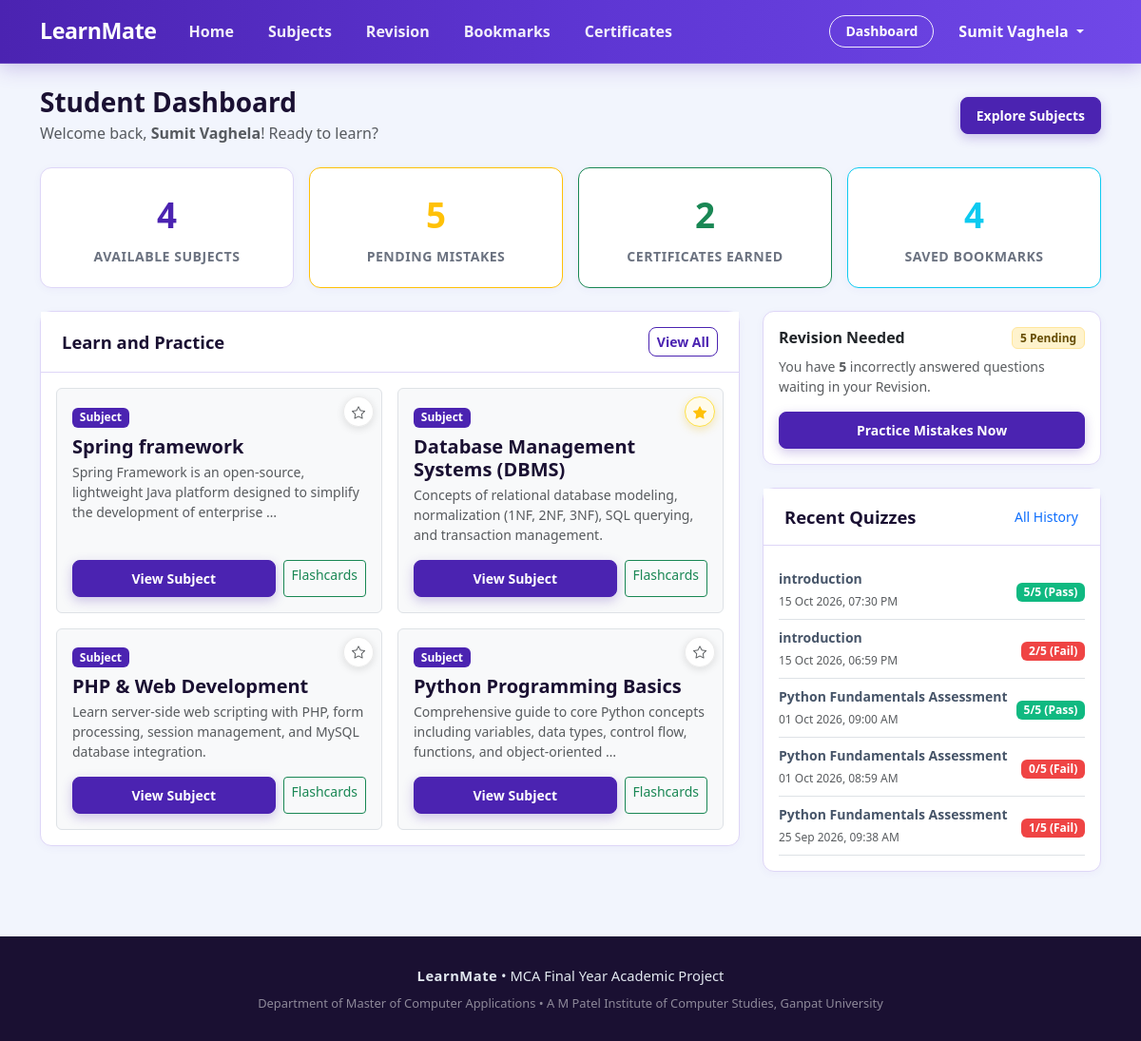
/dashboard/ (signed in), run on the app's committed database.
### main_app/models.py (models this page shows, shortened)
class Subject(models.Model):
    subject_id = models.AutoField(primary_key=True)
    subject_name = models.CharField(max_length=100)
    description = models.TextField()
    image = models.ImageField(upload_to='subjects/', null=True, blank=True, help_text="Upload subject cover image")
    image_url = models.URLField(max_length=500, null=True, blank=True, help_text="Or paste direct web image URL")
    created_by = models.ForeignKey(User, on_delete=models.CASCADE, related_name='subjects_created')
    created_at = models.DateTimeField(auto_now_add=True)
    class Meta:
        db_table = 'subject'
        verbose_name = 'Subject'
        verbose_name_plural = 'Subjects'

class QuizResult(models.Model):
    result_id = models.AutoField(primary_key=True)
    attempt = models.OneToOneField(QuizAttempt, on_delete=models.CASCADE, related_name='result')
    student = models.ForeignKey(User, on_delete=models.CASCADE, related_name='quiz_results')
    quiz = models.ForeignKey(Quiz, on_delete=models.CASCADE)
    score = models.IntegerField()
    total_marks = models.IntegerField()
    percentage = models.DecimalField(max_digits=5, decimal_places=2)
    result_status = models.CharField(max_length=20, default='Pass')
    result_date = models.DateTimeField(auto_now_add=True)
    class Meta:
        db_table = 'quiz_result'
        verbose_name = 'Quiz Result'
        verbose_name_plural = 'Quiz Results'

class Quiz(models.Model):
    quiz_id = models.AutoField(primary_key=True)
    subject = models.ForeignKey(Subject, on_delete=models.CASCADE, related_name='quizzes')
    quiz_title = models.CharField(max_length=150)
    total_questions = models.IntegerField(default=5)
    passing_marks = models.IntegerField(default=3)
    created_by = models.ForeignKey(User, on_delete=models.CASCADE)
    created_at = models.DateTimeField(auto_now_add=True)
    class Meta:
        db_table = 'quiz'
        verbose_name = 'Quiz'
        verbose_name_plural = 'Quizzes'

### main_app/views.py (the view)
# urls.py: path('dashboard/', views.student_dashboard, name='dashboard'),
@login_required
def student_dashboard(request):
    if is_admin(request.user):
        return redirect('admin_dashboard')
    subjects = Subject.objects.all().order_by('-created_at')
    recent_attempts = QuizResult.objects.filter(student=request.user).order_by('-result_date')[:5]
    pending_revisions = Revision.objects.filter(student=request.user, revision_status='Pending').count()
    earned_certificates = Certificate.objects.filter(student=request.user).count()
    bookmarks_count = Bookmark.objects.filter(student=request.user).count()
    bookmarked_subject_ids = list(Bookmark.objects.filter(
        student=request.user, subject__isnull=False, material__isnull=True, flashcard__isnull=True, question__isnull=True
    ).values_list('subject_id', flat=True))
    context = {
        'subjects': subjects,
        'recent_attempts': recent_attempts,
        'pending_revisions': pending_revisions,
        'earned_certificates': earned_certificates,
        'bookmarks_count': bookmarks_count,
        'bookmarked_subject_ids': bookmarked_subject_ids,
    }
    return render(request, 'student/dashboard.html', context)

### main_app/views.py (called while the page is built)
def is_admin(user):
    if not user.is_authenticated:
        return False
    if user.is_superuser or user.is_staff:
        return True
    try:
        return user.profile.role == 'admin'
    except Exception:
        return False

### templates/student/dashboard.html (shortened to what this page needs)
{% extends 'base.html' %}
{% block content %}
<div class="container">
    <div class="d-flex justify-content-between align-items-center mb-4 flex-wrap gap-2">
        <div>
            <h3 class="fw-bold mb-1">Student Dashboard</h3>
            <p class="text-muted mb-0">Welcome back, <strong>{{ user.first_name|default:user.username }}</strong>! Ready to learn?</p>
        </div>
        <div>
            <a href="{% url 'courses' %}" class="btn btn-primary btn-sm px-3">
                Explore Subjects
            </a>
        </div>
    </div>
    <div class="row g-3 mb-4">
        <div class="col-md-3 col-6">
            <div class="stat-box">
                <div class="stat-number">{{ subjects.count }}</div>
                <div class="stat-label">Available Subjects</div>
            </div>
        </div>
        <div class="col-md-3 col-6">
            <div class="stat-box border-warning">
                <div class="stat-number text-warning">{{ pending_revisions }}</div>
                <div class="stat-label">Pending Mistakes</div>
            </div>
        </div>
        <div class="col-md-3 col-6">
            <div class="stat-box border-success">
                <div class="stat-number text-success">{{ earned_certificates }}</div>
                <div class="stat-label">Certificates Earned</div>
            </div>
        </div>
        <div class="col-md-3 col-6">
            <div class="stat-box border-info">
                <div class="stat-number text-info">{{ bookmarks_count }}</div>
                <div class="stat-label">Saved Bookmarks</div>
            </div>
        </div>
    </div>
    <div class="row g-4 mb-4">
        <div class="col-lg-8">
            <div class="custom-card">
                <div class="custom-card-header d-flex justify-content-between align-items-center">
                    <span>Learn and Practice</span>
                    <a href="{% url 'courses' %}" class="btn btn-sm btn-outline-primary">View All</a>
                </div>
                <div class="p-3">
                    <div class="row g-3">
                        {% for subject in subjects %}
                        <div class="col-md-6">
                            <div class="p-3 border rounded h-100 d-flex flex-column justify-content-between bg-light position-relative">
                                <button class="card-bookmark-corner bookmark-toggle-btn {% if subject.subject_id in bookmarked_subject_ids %}active is-bookmarked{% endif %}"
                                        data-type="subject" data-id="{{ subject.subject_id }}"
                                        title="{% if subject.subject_id in bookmarked_subject_ids %}Remove bookmark{% else %}Bookmark subject{% endif %}"
                                        style="top: 8px; right: 8px; width: 32px; height: 32px; font-size: 0.88rem;">
                                    <i class="bi {% if subject.subject_id in bookmarked_subject_ids %}bi-star-fill text-warning{% else %}bi-star text-muted{% endif %}"></i>
                                </button>
                                <div>
                                    <div class="mb-2">
                                        <span class="badge bg-primary">Subject</span>
                                    </div>
                                    <h5 class="fw-bold mb-1 pe-4">{{ subject.subject_name }}</h5>
                                    <p class="text-muted small mb-3">{{ subject.description|truncatewords:15 }}</p>
                                </div>
                                <div class="d-flex gap-2">
                                    <a href="{% url 'course_detail' subject.subject_id %}" class="btn btn-primary btn-sm flex-grow-1">
                                        View Subject
                                    </a>
                                    <a href="{% url 'flashcards_deck' subject.subject_id %}" class="btn btn-outline-success btn-sm" title="Practice Flashcards">
                                        Flashcards
                                    </a>
                                </div>
                            </div>
                        </div>
                        {% empty %}
                        <div class="col-12 text-center py-4 text-muted">
                            No subjects available yet.
                        </div>
                        {% endfor %}
                    </div>
                </div>
            </div>
        </div>
        <div class="col-lg-4">
            {% if pending_revisions > 0 %}
            <div class="custom-card mb-4">
                <div class="p-3">
                    <div class="d-flex justify-content-between align-items-center mb-2">
                        <h6 class="fw-bold mb-0 text-dark">Revision Needed</h6>
                        <span class="badge bg-warning-subtle text-warning-emphasis border border-warning-subtle">{{ pending_revisions }} Pending</span>
                    </div>
                    <p class="text-muted small mb-3">
                        You have <strong>{{ pending_revisions }}</strong> incorrectly answered questions waiting in your Revision.
                    </p>
                    <a href="{% url 'revision_hub' %}" class="btn btn-primary btn-sm w-100">
                        Practice Mistakes Now
                    </a>
                </div>
            </div>
            {% endif %}
            <div class="custom-card">
                <div class="custom-card-header d-flex justify-content-between align-items-center">
                    <span>Recent Quizzes</span>
                    <a href="{% url 'quiz_history' %}" class="btn btn-sm btn-link text-decoration-none p-0">All History</a>
                </div>
                <div class="p-3">
                    {% for result in recent_attempts %}
                    <div class="d-flex justify-content-between align-items-center border-bottom py-2">
                        <div>
                            <strong class="d-block small">{{ result.quiz.quiz_title }}</strong>
                            <span class="text-muted" style="font-size: 0.75rem;">{{ result.result_date|date:"d M Y, h:i A" }}</span>
                        </div>
                        <div class="text-end">
                            <span class="badge {% if result.result_status == 'Pass' %}bg-success{% else %}bg-danger{% endif %}">
                                {{ result.score }}/{{ result.total_marks }} ({{ result.result_status }})
                            </span>
                        </div>
                    </div>
                    {% empty %}
                    <p class="text-muted small text-center my-3">No quizzes attempted yet. Try a quiz from your subjects!</p>
                    {% endfor %}
                </div>
            </div>
        </div>
    </div>
</div>
{% endblock %}

### templates/base.html (shortened to what this page needs)
{% load static %}
<!DOCTYPE html>
<html lang="en">
<head>
    <link href="https://cdn.jsdelivr.net/npm/bootstrap@5.3.0/dist/css/bootstrap.min.css" rel="stylesheet">
    <link rel="stylesheet" href="https://cdn.jsdelivr.net/npm/bootstrap-icons@1.11.3/font/bootstrap-icons.min.css">
    <link rel="stylesheet" href="{% static 'css/style.css' %}?v=8.0">
</head>
<body>
    <nav class="navbar navbar-expand-lg navbar-custom sticky-top">
        <div class="container">
            <a class="navbar-brand" href="{% url 'home' %}">
                LearnMate
            </a>
            <div class="collapse navbar-collapse" id="navbarMain">
                <ul class="navbar-nav me-auto mb-2 mb-lg-0">
                    <li class="nav-item">
                        <a class="nav-link {% if request.resolver_match.url_name == 'home' %}active{% endif %}"
                            href="{% url 'home' %}">Home</a>
                    </li>
                    <li class="nav-item">
                        <a class="nav-link {% if request.resolver_match.url_name == 'courses' or request.resolver_match.url_name == 'course_detail' %}active{% endif %}"
                            href="{% url 'courses' %}">Subjects</a>
                    </li>
                    {% if user.is_authenticated and not user.profile.role == 'admin' %}
                    <li class="nav-item">
                        <a class="nav-link {% if request.resolver_match.url_name == 'revision_hub' %}active{% endif %}"
                            href="{% url 'revision_hub' %}">
                            Revision
                        </a>
                    </li>
                    <li class="nav-item">
                        <a class="nav-link {% if request.resolver_match.url_name == 'bookmarks_list' %}active{% endif %}"
                            href="{% url 'bookmarks_list' %}">
                            Bookmarks
                        </a>
                    </li>
                    <li class="nav-item">
                        <a class="nav-link {% if request.resolver_match.url_name == 'certificates_list' %}active{% endif %}"
                            href="{% url 'certificates_list' %}">
                            Certificates
                        </a>
                    </li>
                    {% endif %}
                </ul>
                <ul class="navbar-nav ms-auto align-items-center">
                    {% if user.is_authenticated %}
                    {% if user.profile.role == 'admin' or user.is_superuser %}
                    <li class="nav-item me-2">
                        <a class="btn btn-sm btn-outline-primary" href="{% url 'admin_dashboard' %}">
                            Admin Panel
                        </a>
                    </li>
                    {% else %}
                    <li class="nav-item me-2">
                        <a class="btn btn-sm btn-outline-primary" href="{% url 'dashboard' %}">
                            Dashboard
                        </a>
                    </li>
                    {% endif %}
                    <li class="nav-item dropdown">
                        <a class="nav-link dropdown-toggle font-weight-bold" href="#" id="userMenu" role="button"
                            data-bs-toggle="dropdown">
                            {{ user.first_name|default:user.username }}
                        </a>
                    </li>
                    {% endif %}
                </ul>
            </div>
        </div>
    </nav>
    <main class="py-4">
        {% block content %}{% endblock %}
    </main>
    <footer>
        <div class="container text-center">
            <div class="mb-2">
                <span class="fw-bold" style="letter-spacing: 0.5px;">LearnMate</span> • MCA Final Year Academic Project
            </div>
            <div class="small text-white-50">
                Department of Master of Computer Applications • A M Patel Institute of Computer Studies, Ganpat
                University
            </div>
        </div>
    </footer>
</body>
</html>

### data on the page
Subject: subject_name "Spring framework", description "Spring Framework is an open-source, lightweight Java platform designed to simplify the development of enterprise …"
Subject: {{ subject.subject_id }} 3 (drawn), subject_name "Database Management Systems (DBMS)", description "Concepts of relational database modeling, normalization (1NF, 2NF, 3NF), SQL querying, and transaction management."
Subject: subject_name "PHP & Web Development", description "Learn server-side web scripting with PHP, form processing, session management, and MySQL database integration."
Subject: subject_name "Python Programming Basics", description "Comprehensive guide to core Python concepts including variables, data types, control flow, functions, and object-oriented …"
QuizResult: quiz.quiz_title "introduction", result_date "15 Oct 2026, 07:30 PM", score "5", total_marks "5", result_status "Pass"
QuizResult: quiz.quiz_title "introduction", result_date "15 Oct 2026, 06:59 PM", score "2", total_marks "5", result_status "Fail"
QuizResult: quiz.quiz_title "Python Fundamentals Assessment", result_date "01 Oct 2026, 09:00 AM", score "5", total_marks "5", result_status "Pass"
QuizResult: quiz.quiz_title "Python Fundamentals Assessment", result_date "01 Oct 2026, 08:59 AM", score "0", total_marks "5", result_status "Fail"
QuizResult: quiz.quiz_title "Python Fundamentals Assessment", result_date "25 Sep 2026, 09:38 AM", score "1", total_marks "5", result_status "Fail"

### other printed values
{{ user.first_name|default:user.username }} "Sumit Vaghela"
{{ subjects.count }} "4"
{{ pending_revisions }} "5"
{{ earned_certificates }} "2"
{{ bookmarks_count }} "4"
